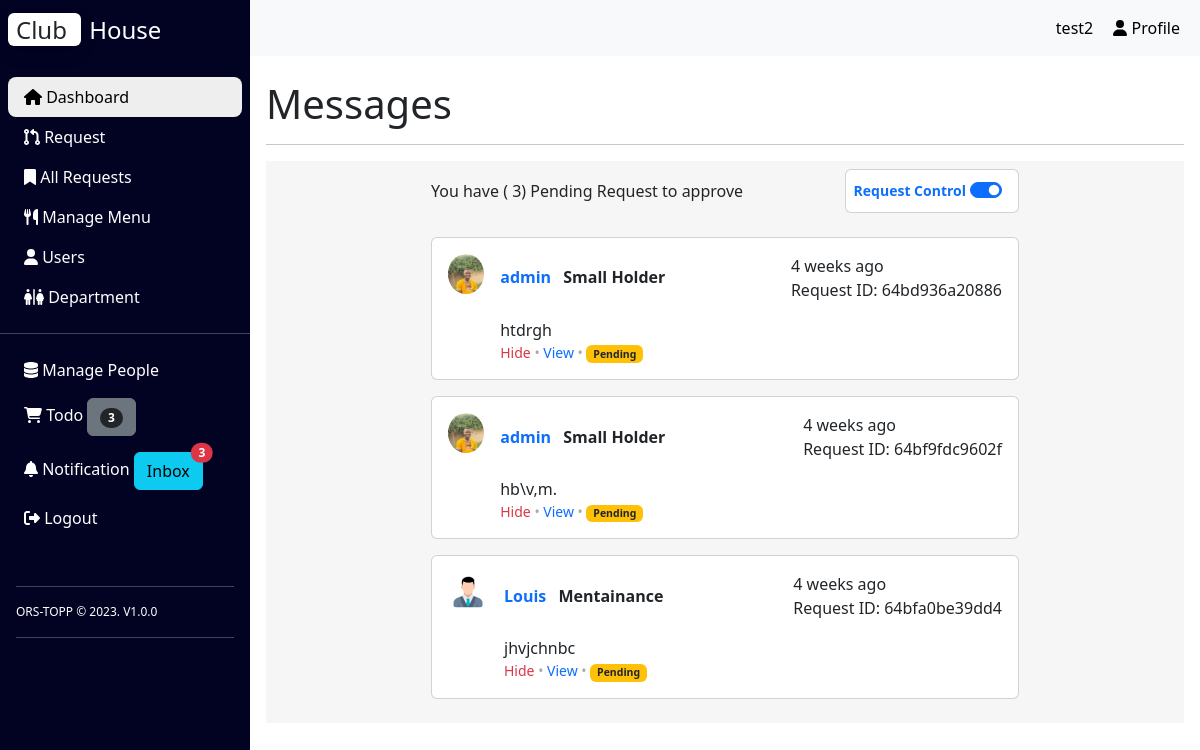
The page /message.php (signed in) on the database as committed earlier.
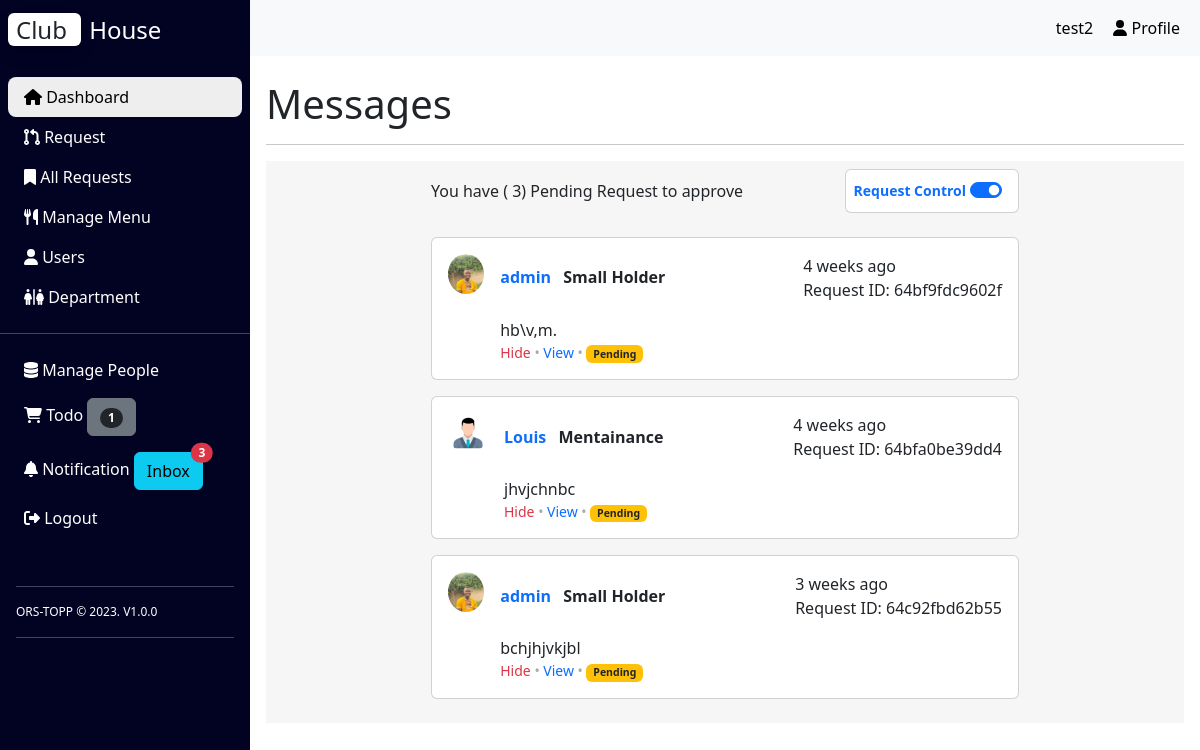
The same page on the database as committed later.
### tables this page shows
CREATE TABLE `requests` (
  `id` int(11) NOT NULL,
  `uniqid` varchar(255) NOT NULL,
  `guest_name` varchar(255) NOT NULL,
  `guest_address` varchar(255) NOT NULL,
  `check_in_date` datetime NOT NULL,
  `check_out_date` datetime NOT NULL,
  `purpose_of_visit` varchar(255) NOT NULL,
  `breakfast` varchar(255) DEFAULT NULL,
  `dinner` varchar(255) DEFAULT NULL,
  `lunch` varchar(255) DEFAULT NULL,
  `num_of_people_for_menu` int(11) DEFAULT NULL,
  `num_of_people_for_acco` int(11) DEFAULT NULL,
  `employee_names` varchar(255) DEFAULT NULL,
  `visitors_names` varchar(255) DEFAULT NULL,
  `status` varchar(255) DEFAULT NULL,
  `rejection_message` varchar(255) DEFAULT NULL,
  `requester_id` int(11) NOT NULL,
  `approver1` int(11) DEFAULT NULL,
  `approver2` int(11) DEFAULT NULL,
  `approver3` int(11) DEFAULT NULL,
  `approver4` int(11) DEFAULT NULL,
  `created_at` timestamp NOT NULL DEFAULT current_timestamp(),
  `approver1_status` enum('Approved','Rejected','Pending') DEFAULT 'Pending',
  `approver2_status` enum('Approved','Rejected','Pending') DEFAULT 'Pending',
  `approver3_status` enum('Approved','Rejected','Pending') DEFAULT 'Pending',
  `approver4_status` enum('Approved','Rejected','Pending') DEFAULT 'Pending'
);

CREATE TABLE `users` (
  `id` int(11) NOT NULL,
  `email` varchar(250) NOT NULL,
  `password` varchar(250) NOT NULL,
  `createddate` datetime NOT NULL DEFAULT current_timestamp(),
  `name` varchar(250) NOT NULL,
  `profile_image` varchar(250) NOT NULL,
  `user_type` enum('admin','user','approver') NOT NULL,
  `department_id` int(11) DEFAULT NULL,
  `tel` varchar(10) NOT NULL,
  `reset_token` varchar(100) NOT NULL
);

CREATE TABLE `departments` (
  `id` int(11) NOT NULL,
  `name` varchar(250) NOT NULL,
  `status` int(11) NOT NULL DEFAULT 1
);

### config.php (called while the page is built)
<?php
$host = "localhost";
$username = "root";
$password = "";
$database = "booking";

### class/Database.php (called while the page is built, shortened)
<?php
class Database
{
    private $conn;
    public function __construct($host, $username, $password, $database)
    {
        $this->conn = new mysqli($host, $username, $password, $database);
    }
    public function getConnection()
    {
        return $this->conn;
    }
}
?>

### init.php (called while the page is built, shortened)
<?php
include 'config.php';
require 'class/Database.php';
require 'class/Request.php';
$database = new Database($host, $username, $password, $database);
$request =new Request($database);
?>

### class/Request.php (called while the page is built, shortened)
<?php
class Request
{
    private $db;
    public function __construct(Database $db)
    {
        $this->db = $db->getConnection();
    }
    public function ago($time)
    {
        $periods = array("second", "minute", "hour", "day", "week", "month", "year", "decade");
        $lengths = array("60", "60", "24", "7", "4.35", "12", "10");
        $now = time();
        $difference = $now - $time;
        for ($j = 0; $difference >= $lengths[$j] && $j < count($lengths) - 1; $j++) {
            $difference /= $lengths[$j];
        }
        $difference = round($difference);
        if ($difference != 1) {
            $periods[$j] .= "s";
        }
        return $difference . " " . $periods[$j] . " ago";
    }
    public function getPendingRequests()
    {
        $status = 'pending';
        $query = "SELECT requests.*,
                      users.name AS requester_name,
                      users.profile_image AS requester_image,
                      departments.name AS requester_department
              FROM requests
              INNER JOIN users ON requests.requester_id = users.id
              INNER JOIN departments ON users.department_id = departments.id
              WHERE requests.status = ?";
        $stmt = $this->db->prepare($query);
        $stmt->bind_param("s", $status);
        $stmt->execute();
        $result = $stmt->get_result();
        $requests = array();
        if ($result && $result->num_rows > 0) {
            while ($request = $result->fetch_assoc()) {
                $checkInDate = strtotime($request['check_in_date']);
                $checkOutDate = strtotime($request['check_out_date']);
                $days = floor(($checkOutDate - $checkInDate) / (60 * 60 * 24));
                $request['num_of_days_to_spend'] = $days;
                $createdAt = strtotime($request['created_at']);
                $request['elapsed_time'] = $this->ago($createdAt);
                $requests[] = $request;
            }
        }
        return $requests;
    }
    public function countWhilelistRequests()
    {
        $query = "SELECT COUNT(*) AS total FROM whilelist_requests";
        $result = $this->db->query($query);
        $row = $result->fetch_assoc();
        return $row['total'];
    }
}
?>

### message.php (the view, shortened to what the changed rows need)
<?php
include 'init.php';
include('inc/header.php');
include('inc/nav.php');
?>
<div class="container px-3 pt-4">
  <h1 class="msg-title">Messages</h1>
  <section style="background-color: #f7f6f6;">
    <div class="container my-3 py-2 text-dark">
      <div class="row d-flex justify-content-center">
        <div class="col-md-12 col-lg-10 col-xl-8">
          <div id="myPost">
            <?php
            $pendings = $request->getPendingRequests();
            if ($pendings) {
              foreach ($pendings as $pending) {
                ?>
                <?php if ($_SESSION['user_type'] == 'admin' || $_SESSION['user_type'] == 'approver'): ?>
                  <div class="card mb-3" data-item-id="1">
                    <div class="card-body">
                      <div class="d-flex flex-start">
                        <img src="<?= $pending['requester_image'] ?>" alt="avatar" width="40" height="40"
                          class="rounded-circle shadow-1-strong me-3" />
                        <div class="w-100">
                          <div class="d-flex justify-content-between align-items-center mb-3">
                            <h6 class="text-primary fw-bold mb-0">
                              <?= $pending['requester_name'] ?>
                              <span class="text-dark ms-2">
                                <?= $pending['requester_department'] ?>
                              </span>
                            </h6>
                            <p class="mb-0">
                            <?= $pending['elapsed_time'];?><br>
                              Request ID:
                              <?= $pending['uniqid'] ?>
                            </p>
                          </div>
                          <div class="msg-body">
                            <span>
                              <?= $pending['purpose_of_visit'] ?>
                            </span>
                          </div>
                          <div class="d-flex justify-content-between align-items-center">
                            <p class="small mb-0" style="color: #aaa;">
                              <a href="#!" class="link-grey text-danger" style="text-decoration:none"
                                onclick="softDelete(event)">Hide</a> •
                              <a href="post.php?id=<?= $pending['id'] ?>" class="link-grey"
                                style="text-decoration:none">View</a> •
                              <a class="text-dark badge bg-warning text-decoration-none">
                                <?= $pending['status'] ?>
                              </a>
                            </p>
                          </div>
                        </div>
                      </div>
                    </div>
                  </div>
                <?php endif; ?>
                <?php
              }
            } else {
            }
            ?>
          </div>
        </div>
      </div>
    </div>
  </section>
</div>
<?php include('inc/footer.php'); ?>

### inc/nav.php (shortened to what the changed rows need)
<div class="main-container d-flex">
    <div class="sidebar" id="side_nav">
        <div class="header-box px-2 pt-3 pb-4 d-flex justify-content-between">
            <h1 class="fs-4">
                <span class="bg-white text-dark rounded shadow px-2 me-2">Club </span><span
                    class="text-white">House</span>
            </h1>
        </div>
        <ul class="list-unstyled px-2">
            <?php if ($_SESSION['user_type'] == 'admin'): ?>
                <li class=""><a href="menu.php" class="text-decoration-none px-3 py-2 d-block">
                        <i class="fa fa-cutlery" aria-hidden="true"></i> Manage Menu
                    </a></li>
                <li class=""><a href="users.php" class="text-decoration-none px-3 py-2 d-block"><i
                            class="fa-solid fa-user"></i>
                        Users</a></li>
                <li class=""><a href="department.php" class="text-decoration-none px-3 py-2 d-block"><i
                            class="fa-solid fa-restroom"></i> Department</a></li>
            </ul>
             <hr class="line text-white">
            <ul class="list-unstyled px-2 ">
                <li class="">
                    <a href="people.php" class="text-decoration-none px-3 py-2 d-block">
                        <i class="fa fa-database" aria-hidden="true"></i>
                        Manage People
                    </a>
                </li>
                <li class="">
                    <?php
                    $totalWhilelistRequests = $request->countWhilelistRequests();
                    ?>
                    <a href="todo.php" class="text-decoration-none px-3 py-2 d-block">
                        <i class="fa fa-shopping-cart" aria-hidden="true"></i>
                        Todo <button class="btn btn-secondary">
                            <span class="badge badge-light rounded-pill bg-dark"><?php echo $totalWhilelistRequests; ?></span>
                        </button>
                    </a>
                </li>
            <?php endif; ?>
        </ul>
    </div>
    <div class="content">

Rows that differ between the two databases and show on the page:
removed requests: requester.profile_image (picture), requester.name "admin", departments.name "Small Holder", elapsed_time "4 weeks ago", uniqid "64bd936a20886", purpose_of_visit "htdrgh", status "Pending"
added requests: requester.profile_image (picture), requester.name "admin", departments.name "Small Holder", elapsed_time "3 weeks ago", uniqid "64c92fbd62b55", purpose_of_visit "bchjhjvkjbl", status "Pending"
Other text that changed with them:
$totalWhilelistRequests: "3" → "1"
